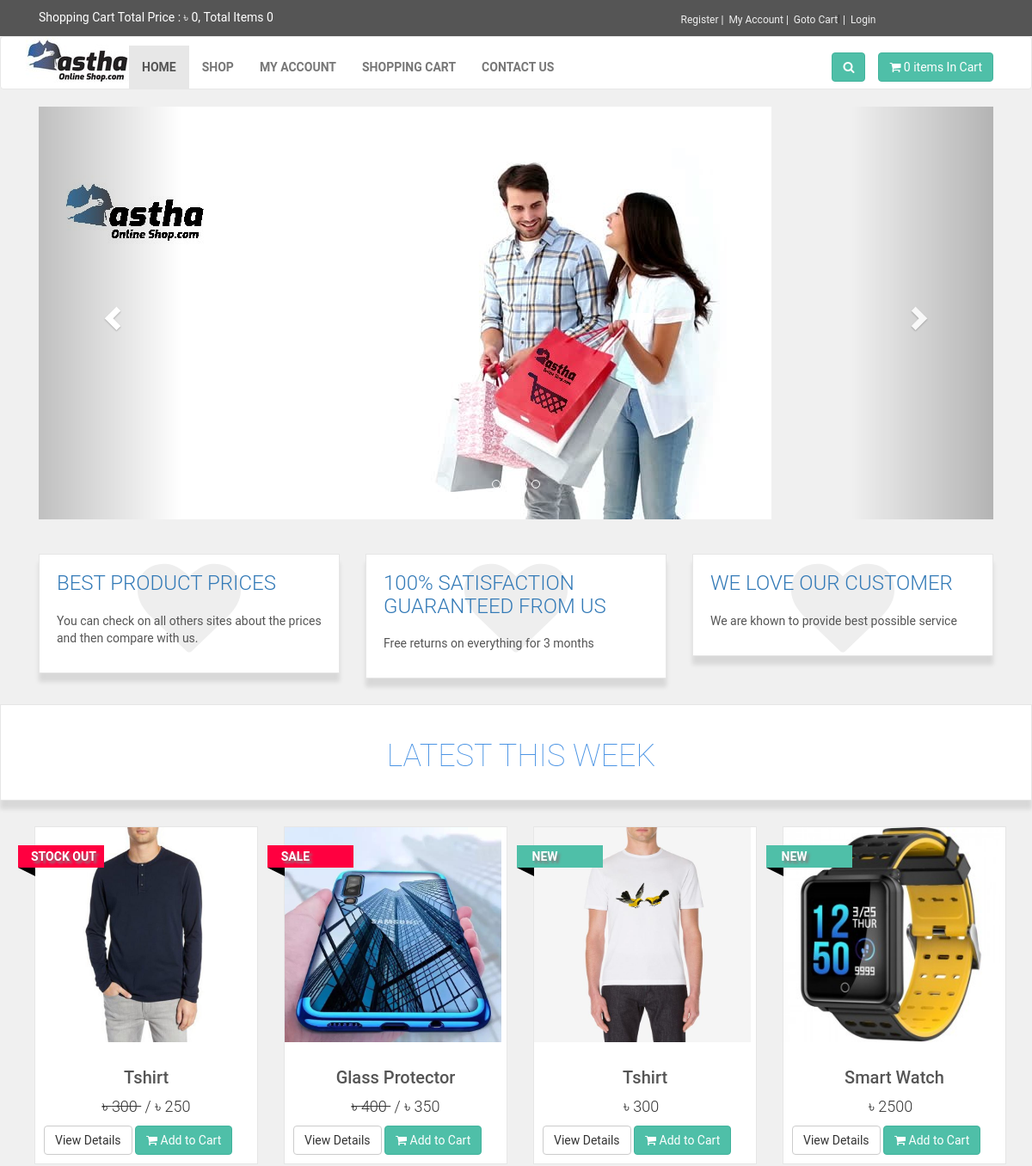
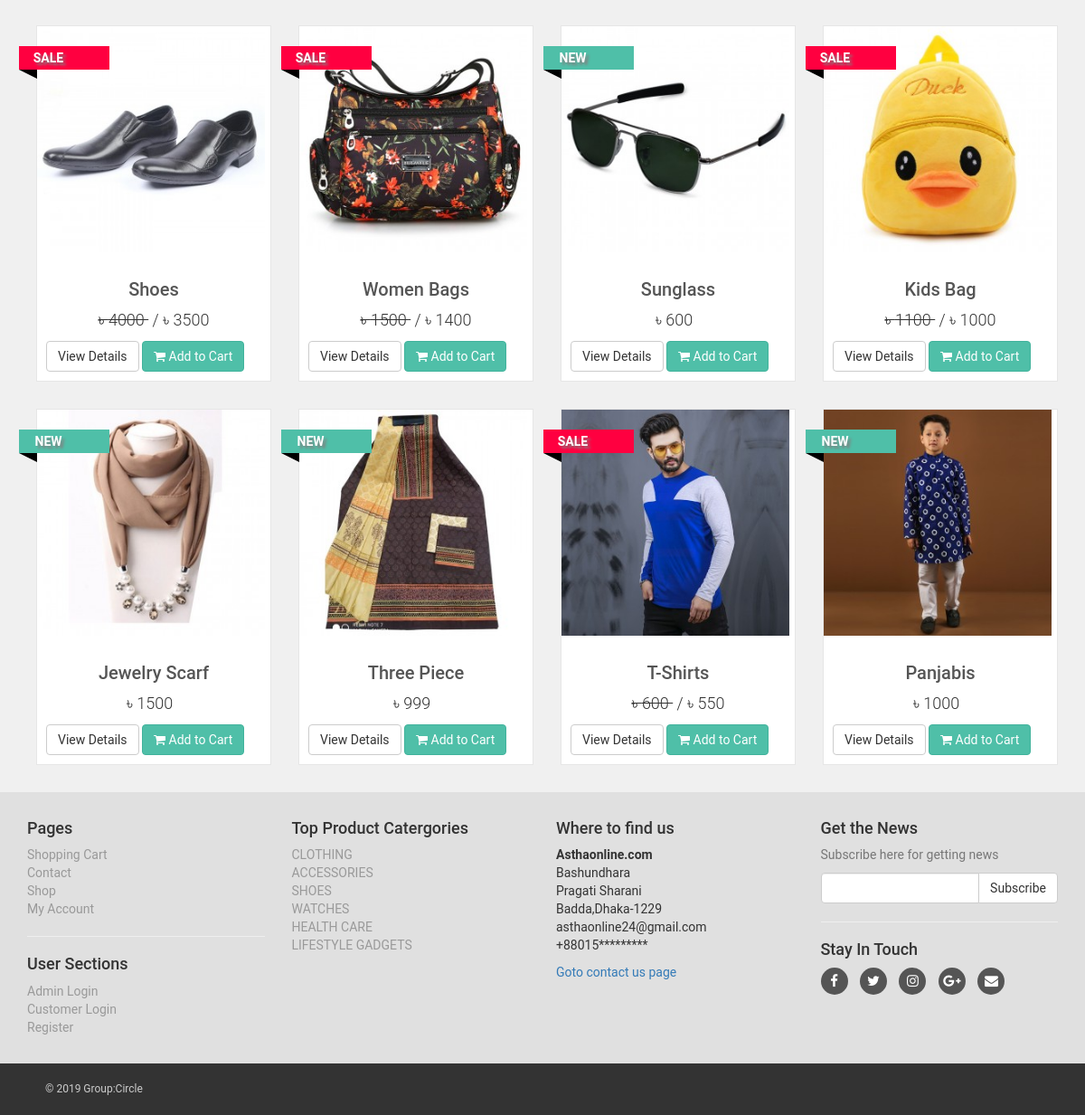
The page / on the database its author committed (2 pictures, top to bottom).
### tables this page shows
CREATE TABLE `slider` (
  `id` int(10) NOT NULL,
  `slider_name` varchar(255) NOT NULL,
  `slider_image` text NOT NULL
);

CREATE TABLE `products` (
  `product_id` int(10) NOT NULL,
  `p_cat_id` int(10) NOT NULL,
  `cat_id` int(10) NOT NULL,
  `date` timestamp NOT NULL DEFAULT current_timestamp() ON UPDATE current_timestamp(),
  `product_title` text NOT NULL,
  `product_img1` text NOT NULL,
  `product_img2` text NOT NULL,
  `product_img3` text NOT NULL,
  `product_price` int(10) NOT NULL,
  `product_desc` varchar(255) NOT NULL,
  `product_keywords` text NOT NULL,
  `product_label` text NOT NULL,
  `product_sale` int(10) NOT NULL,
  `product_qty` int(100) NOT NULL
);

CREATE TABLE `product_categories` (
  `p_cat_id` int(10) NOT NULL,
  `p_cat_title` text NOT NULL,
  `p_cat_desc` text NOT NULL
);

### functions/functions.php (the view, shortened to what this page needs)
<?php
$db=mysqli_connect("localhost","root","","ecom");
function getUserIP(){
	switch (true) {
		default : return $_SERVER['REMOTE_ADDR'];
	}
}
function item(){
	global $db;
	$ip_add=getUserIP();
	$get_items="select * from cart where ip_add='$ip_add'";
	$run_item=mysqli_query($db,$get_items);
	$count=mysqli_num_rows($run_item);
	echo $count;
}
function totalPrice(){
	global $db;
	$ip_add=getUserIP();
	$total=0;
	$select_cart="select * from cart where ip_add='$ip_add'";
	$run_cart=mysqli_query($db,$select_cart);
	$count=mysqli_num_rows($run_cart);
	if($count<=0){echo " 0";}else{echo ($total+60);};
}
function getPro(){
	global $db;
	$get_product="select * from products order by 1 DESC LIMIT 0,12";
	$run_products=mysqli_query($db,$get_product);
	while ($row_product=mysqli_fetch_array($run_products)) {
		$pro_id=$row_product['product_id'];
		$pro_title=$row_product['product_title'];
		$pro_price=$row_product['product_price'];
		$pro_sale_price = $row_product['product_sale'];
		$pro_img1=$row_product['product_img1'];
		$pro_label = $row_product['product_label'];
		$pro_qty = $row_product['product_qty'];
		if($pro_label == "sale"){
            $product_price = " <del> ৳ $pro_price </del> ";
            $product_sale_price = "/ ৳ $pro_sale_price ";
        }else{
            $product_price = "  ৳ $pro_price  ";
            $product_sale_price = "";
        }
        if($pro_label == ""){
        }
        elseif ($pro_qty<=0){
        	 $product_label = "
                <a href='#' class='label $pro_label'>
                    <div class='theLabel'>Stock out</div>
                    <div class='labelBackground'>  </div>
                </a>
            ";
        }
		else{
            $product_label = "
                <a href='#' class='label $pro_label'>
                    <div class='theLabel'> $pro_label </div>
                    <div class='labelBackground'>  </div>
                </a>
            ";
        }
		        echo "
        <div class='col-md-3 col-sm-6 center-responsive'>
            <div class='product'>
                <a href='details.php?pro_id=$pro_id'>
                    <img src='admin_area/product_images/$pro_img1' class='img-resposive'height='250' width='252'>
                </a>
                <div class='text'>
                <center>
                </center>
                    <h3>
                        <a href='details.php?pro_id=$pro_id'>
                            $pro_title
                        </a>
                    </h3>
                    <p class='price'>
                    $product_price &nbsp;$product_sale_price
                    </p>
                    <p class='button'>
                        <a class='btn btn-default' href='details.php?pro_id=$pro_id'>
                            View Details
                        </a>
                        <a class='btn btn-primary' href='details.php?pro_id=$pro_id'>
                            <i class='fa fa-shopping-cart'></i> Add to Cart
                        </a>
                    </p>
                </div>
               $product_label
            </div>
        </div>
        ";
	}
}
?>

### index.php (shortened to what this page needs)
<?php
include("includes/db.php");
include("functions/functions.php");
?>
<!DOCTYPE html>
<!DOCTYPE html>
<html>
<head>
	<link rel="stylesheet" href="https://maxcdn.bootstrapcdn.com/bootstrap/3.4.0/css/bootstrap.min.css">
	<link rel="stylesheet" href="styles/style.css">
	<link href="https://stackpath.bootstrapcdn.com/font-awesome/4.7.0/css/font-awesome.min.css" rel="stylesheet">
</head>
<body>
   <div id="top">
   		<div class="container">
   			<div class="col-md-6 offer">
   				<a href="#">Shopping Cart Total Price : ৳ <?php totalPrice(); ?>, Total Items <?php item(); ?></a>
   			</div>
   			<div class="col-md-6 ">
   				<ul class="menu">
   					<li>
   						<a href="customer_registration.php">Register</a>
   					</li>
   					<li>
   						<?php
   						if(!isset($_SESSION['customer_email'])){
   							 echo "<a href='checkout.php'>My Account</a>";
   						}else{
   							 echo "<a href='customer/my_account.php?my_order'>My Account</a>";
   						}
   						?>
   					</li>
   					<li>
   						<a href="cart.php">Goto Cart</a>l
   					</li>
   					<li>
   						<a href="login.php">
   							<?php
   						    if (!isset($_SESSION['customer_email'])) {
				              echo "<a href='checkout.php'>Login</a>";
				            }else {
				              echo "<a href='logout.php'>Log Out</a>";
				            }
				   		?>
   						</a>
   					</li>
   				</ul>
   			</div>
   		</div>
   </div>
   <div class="navbar navbar-default" id="navbar">
   	<div class="container">
   		<div class="navbar-header">
  				<a class="navbar-band home" href=" ">
  					<img src="images/logo2.jpg" alt="Astha Online Shop" class="hidden-xs">
  				</a>
   		</div>
   		<div class="navbar-collapse collapse" id="navigation">
   			<div class="padding-nav">
   				<ul class="nav navbar-nav navbar-left">
   					<li class="active">
   						<a href="index.php">Home</a>
   					</li>
   					<li>
   						<a href="shop.php">Shop</a>
   					</li>
   					<li>
   						<?php
   						if(!isset($_SESSION['customer_email'])){
   							 echo "<a href='checkout.php'>My Account</a>";
   						}else{
   							 echo "<a href='customer/my_account.php?my_order'>My Account</a>";
   						}
   						?>
   					</li>
   					<li>
   						<a href="cart.php">Shopping Cart</a>
   					</li>
   					<li>
   						<a href="contactus.php">Contact Us</a>
   					</li>
   				</ul>
   			</div>
   			<a href="cart.php" class="btn btn-primary navbar-btn right">
   				<i class="fa fa-shopping-cart"></i>
   				<span><?php item(); ?> items In Cart</span>
   			</a>
   			<div class="navbar-collapse collapse right">
   				<button class="btn navbar-btn btn-primary" type="button" data-toggle="collapse" data-target="#search">
   					<i class="fa fa-search"></i>
   				</button>
   			</div>
   		</div>
   	</div>
   </div>
   <div class="container" id="slider">
   	<div class="col-md-12">
   		<div class="carousel slide" id="myCarousel" data-ride="carousel">
   			<ol class="carousel-indicators">
   				<li data-target="myCarousel" date-slide-to="0" class="action"></li>
   				<li data-target="myCarousel" date-slide-to="1" class="action"></li>
   				<li data-target="myCarousel" date-slide-to="2" class="action"></li>
   				<li data-target="myCarousel" date-slide-to="3" class="action"></li>
   			</ol>
   			<div class="carousel-inner">
   				<?php
   				$get_slider="select * from slider LIMIT 0,1";
   				$run_slider=mysqli_query($con,$get_slider);
   				while($row=mysqli_fetch_array($run_slider)) {
   					$slider_image=$row['slider_image'];
   					echo "<div class='item active'>
   					<img src='admin_area/slider_images/$slider_image'>
   					</div>
   					";
   				}
   				?>
   			</div>
   			<a href="#myCarousel" class="left carousel-control" data-slide="next">
   				<span class="glyphicon glyphicon-chevron-left"></span>
   			</a>
   			<a href="#myCarousel" class="right carousel-control" data-slide="prev">
   				<span class="glyphicon glyphicon-chevron-right"></span>
   			</a>
   		</div>
   	</div>
   </div>
   <div id="advantage">
   	<div class="container">
   		<div class="same-height-row">
   			<div class="col-sm-4">
   				<div class="box same-height">
   					<div class="icon">
   						<i class="fa fa-heart"></i>
   					</div>
   					<h3><a href="#">BEST PRODUCT PRICES</a></h3>
   						<p>You can check on all others sites about the prices and then compare with us.</p>
   				</div>
   			</div>
   			<div class="col-sm-4">
   				<div class="box same-height">
   					<div class="icon">
   						<i class="fa fa-heart"></i>
   					</div>
   					<h3><a href="#">100% SATISFACTION GUARANTEED FROM US</a></h3>
   						<p>Free returns on everything for 3 months</p>
   				</div>
   			</div>
   			<div class="col-sm-4">
   				<div class="box same-height">
   					<div class="icon">
   						<i class="fa fa-heart"></i>
   					</div>
   					<h3><a href="#">WE LOVE OUR CUSTOMER</a></h3>
   						<p>We are khown to provide best possible service</p>
   				</div>
   			</div>
   		</div>
   	</div>
   </div>
   <div id="hotbox">
   	<div class="box">
   		<div class="container">
   			<div class="col-md-12">
   				<h2>Latest this week</h2>
   			</div>
   		</div>
   	</div>
   </div>
   <div id="content" class="container">
   	<div class="row">
			<?php
			 getPro();
			?>
   	</div>
   </div>
 <?php
include("includes/footer.php")
  ?>
</body>
</html>

### includes/footer.php (shortened to what this page needs)
<div id="footer">
	<div class="container">
		<div class="row">
			<div class="col-md-3 col-sm-6">
				<h4>Pages</h4>
				<ul>
					<li><a href="cart.php">Shopping Cart</a></li>
					<li><a href="contact.php">Contact</a></li>
					<li><a href="shop.php">Shop</a></li>
					<li>
						<?php
              if(!isset($_SESSION['customer_email'])){
                 echo "<a href='checkout.php'>My Account</a>";
              }else{
                 echo "<a href='customer/my_account.php?my_order'>My Account</a>";
              }
              ?>
					</li>
				</ul>
				<hr>
				<h4>User Sections</h4>
				<ul>
					<li><?php
						if(!isset($_SESSION['admin_email'])){
                 echo "<a href='admin_area/login.php'>Admin Login</a>";
              }else{
                 echo "<a href='admin_area/index.php?dashboard'>Admin Profile</a>";
              }
						?>
					</li>
					<li><?php
              if(!isset($_SESSION['customer_email'])){
                 echo "<a href='checkout.php'>Customer Login</a>";
              }else{
                 echo "<a href='customer/my_account.php?my_order'>My Account</a>";
              }
              ?></li>
					<li>
						<?php
              if(!isset($_SESSION['customer_email'])){
                 echo "<a href='customer_registration.php'>Register</a>";
              }else{
                 echo "<a href='customer/my_account.php?edit_act'>Edit Account</a>";
              }
              ?>
					</li>
				</ul>
			</div>
			<div class="col-md-3 col-sm-6">
				<h4>Top Product Catergories</h4>
				<ul>
					<?php
						$get_p_cats="select * from product_categories";
						$run_p_cats=mysqli_query($con,$get_p_cats);
						while ($row_p_cat=mysqli_fetch_array($run_p_cats)) {
							$p_cat_id=$row_p_cat['p_cat_id'];
							$p_cat_title=$row_p_cat['p_cat_title'];
							echo "<li><a href='shop.php?p_cat=$p_cat_id'> $p_cat_title</a></li>";
						}
						?>
				</ul>
			</div>
			<div class="col-md-3 col-sm-6">
				<h4>Where to find us</h4>
				<p>
					<strong>Asthaonline.com</strong>
					<br>Bashundhara
					<br>Pragati Sharani
					<br>Badda,Dhaka-1229
					<br>asthaonline24@gmail.com
					<br>+88015*********
				</p>
				<a href="contact.php">Goto contact us page</a>
			</div>
			<div class="col-md-3 col-sm-6">
				<h4>Get the News</h4>
				<p class="text-muted">
					Subscribe here for getting news
				</p>
				<form action="" method="post">
					<div class="input-group">
						<input type="text" name="email" class="form-control">
						<span class="input-group-btn">
							<input type="submit" class="btn btn-default" value="Subscribe">
						</span>
					</div>
				</form>
				<hr>
				<h4>Stay In Touch</h4>
				<p class="social">
				<a href="#"><i class="fa fa-facebook"></i></a>
				<a href="#"><i class="fa fa-twitter"></i></a>
				<a href="#"><i class="fa fa-instagram"></i></a>
				<a href="#"><i class="fa fa-google-plus"></i></a>
				<a href="#"><i class="fa fa-envelope"></i></a>
				</p>
			</div>
		</div>
	</div>
</div>
<div id="copyright">
	<div class="container">
		<div class="col-md-6">
			<p class="pull-left">
				&copy; 2019 Group:Circle
			</p>
		</div>
	</div>
</div>

### styles/style.css (style rules this page uses)
body { font-family: "Roboto","Helvetica",Arial,sans-sarif; font-size: 14px; line-height: 1.42857143; color: #333333; background-color: #f0f0f0; }
#top { background-color: #555555; padding: 10px 0; }
#top .offer { color: #fff; }
#top a { color: #fff; }
#top ul.menu { padding-top: 5px; margin: 0; text-align: right; font-size: 12px; list-style: none; }
#top ul.menu { text-align: center; }
#top ul.menu > li { display: inline-block; }
#top ul.menu > li a { color: #eeeeee; }
#top ul.menu > li+ li:before { content: "|\00a0"; padding: 0 5 px; color: #f7f7f7; }
.navbar { background: white; }
.navbar-collapse .right { float: right;; }
.navbar ul.nav>li > a { text-transform: uppercase;; font-weight: bold; font-size: 14px; }
.padding-nav { padding-top: 10px; }
.btn-primary { color: rgb(255,255,255); background-color: rgb(79,191,168); border-color: rgb(65,179,156); }
#slider { margin-bottom: 40px; }
.box { background: #fff; margin: 0 0 30px; border : solid 1px #e6e6e6; padding: 20px; box-shadow: 0 10px 5px rgba(0,0,0,0.1) }
#advantage .box .icon { position: absolute; font-size: 120px; width: 100%; text-align: center; top: -20px; left: 0; height: 100%; float: left; color: #eeeeee; transition: all 0.2s ease-out; z-index: 1; box-sizing: border-box; }
#advantage .box h3 { position: relative; margin: 0 0 20px; font-weight: 300; text-transform: uppercase; z-index: 2; }
#advantage .box p { position: relative; color: #555555; z-index: 2; }
#hotbox h2 { text-transform: uppercase; font-size: 36px; color: #4993e4; font-weight: 100; text-align: center; }
#content { padding-left: 25px; }
#content .product { background:#fff; border: solid 1px #e6e6e6; box-sizing: border-box; margin-bottom: 30px; }
#content .product .text p.price { font-size: 18px; text-align: center; font-weight: 300; }
#content .product .text h3 { text-align: center; font-size: 20px; }
#content .product .text h3 a { color: rgb(85,85,85); }
#content .product .text { padding: 10px 10px 0px; }
#footer { background: #e0e0e0; padding: 20px 0; }
#footer ul { padding-left: 0; list-style: none; }
#footer ul a { color: #999999; padding: 20px 0; }
#footer .social { text-align: left; }
#footer .social a { margin: 0 10px 0 0; color: #fff; display: inline-block; width: 30px; height: 30px; border-radius: 15px; line-height: 30px; font-size: 15px; text-align: center; transform: all 0.2s ease-out; vertical-align: bottom; background-color: #555555; }
#copyright { background: #333; color: #ccc; padding: 20px; font-size: 12px; }
#copyright p { margin: 0; }
.label { color: #000; text-transform: uppercase; font-size: 14px; font-weight: 700; position: absolute; top: 10px; padding-left: 51px; z-index: 20; }
.label .theLabel { position: relative; width: 100px; padding: 6px 50px 6px 15px; margin: 10px 50px 10px -71px; color: #fff; text-shadow: 3px 3px 3px grey; }
.label.sale .theLabel { background: rgb(255, 0, 64); }
.label.new .theLabel { background: #4fbfa8; }
.label .theLabel:before, .label .theLabel:after { content: ""; position: absolute; width: 0; height: 0; }
.label .theLabel:after { left: 0; top: 100%; border-width: 5px 10px; border-style: solid; border-color: #000 #000 transparent transparent; }

### rows shown on the page
slider: slider_image (picture)
products: product_img1 (picture), product_title "Tshirt", product_price "300", product_sale "/ ৳ 250"
products: product_img1 (picture), product_title "Glass Protector", product_price "400", product_sale "/ ৳ 350", product_label "SALE"
products: product_img1 (picture), product_title "Tshirt", product_price "৳ 300", product_label "NEW"
products: product_img1 (picture), product_title "Smart Watch", product_price "৳ 2500", product_label "NEW"
products: product_img1 (picture), product_title "Shoes", product_price "4000", product_sale "/ ৳ 3500", product_label "SALE"
products: product_img1 (picture), product_title "Women Bags", product_price "1500", product_sale "/ ৳ 1400", product_label "SALE"
products: product_img1 (picture), product_title "Sunglass", product_price "৳ 600", product_label "NEW"
products: product_img1 (picture), product_title "Kids Bag", product_price "1100", product_sale "/ ৳ 1000", product_label "SALE"
products: product_img1 (picture), product_title "Jewelry Scarf", product_price "৳ 1500", product_label "NEW"
products: product_img1 (picture), product_title "Three Piece", product_price "৳ 999", product_label "NEW"
products: product_img1 (picture), product_title "T-Shirts", product_price "600", product_sale "/ ৳ 550", product_label "SALE"
products: product_img1 (picture), product_title "Panjabis", product_price "৳ 1000", product_label "NEW"
product_categories: p_cat_title "CLOTHING"
product_categories: p_cat_title "ACCESSORIES"
product_categories: p_cat_title "SHOES"
product_categories: p_cat_title "WATCHES"
product_categories: p_cat_title "HEALTH CARE"
product_categories: p_cat_title "LIFESTYLE GADGETS"

### other values the page prints
$count "0 0"
